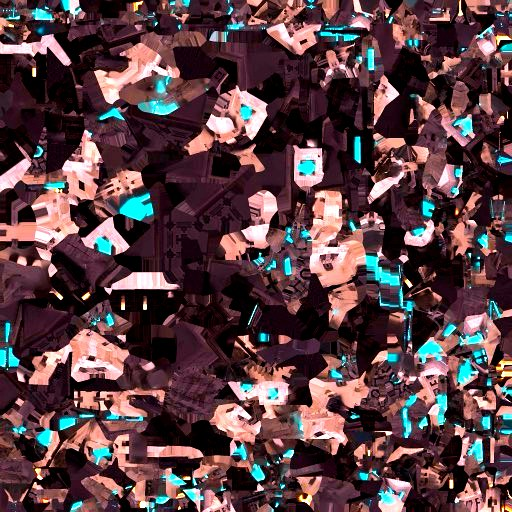
#> input picture mods/hashimon_vibing/tools/asset/hashimon_vibing_spire.jpg, 512 x 512 px
$ python -i install_model.py   (imports and definitions only)
#> lines starting #> are read from the running program, lines starting #| are printed output that depends on the picture
#!/usr/bin/env python3
"""Install a glTF/GLB tower model into the hashimon_vibing mod as node media.

Pipeline (matches Hashimon body assets — do NOT ship the fat Meshy export):
  1. Extract base-color image → textures/hashimon_vibing_spire.jpg (≤512px)
  2. Strip embedded images via scripts/glb_for_luanti.py → models/…glb (~85KB)
  3. Park the original source under tools/asset/ (Luanti does not ship that dir)

Usage:
    python3 tools/install_model.py /path/to/new_model.glb
"""

from __future__ import annotations

import json
import shutil
import struct
import subprocess
import sys
from pathlib import Path

MOD_DIR = Path(__file__).resolve().parent.parent
REPO_ROOT = MOD_DIR.parents[2]  # …/Hashimon (mods → 3d-world → Hashimon)
GLB_TOOL = REPO_ROOT / "scripts" / "glb_for_luanti.py"
MESH_OUT = MOD_DIR / "models" / "hashimon_vibing_spire.glb"
TEX_OUT = MOD_DIR / "textures" / "hashimon_vibing_spire.jpg"
ASSET_DIR = MOD_DIR / "tools" / "asset"
MAX_TEX_PX = 512


# [56 lines left out: functions read_glb, base_color_image_index, extract_albedo, downscale, not called in this run]


def boost_contrast(path: Path) -> None:
#> called with path = 'asset/hashimon_vibing_spire.jpg'
    try:
        from PIL import Image, ImageEnhance, ImageOps
        img = Image.open(path).convert("RGB")
#> img is the input picture: PIL image 512x512 RGB; mean R, G, B 89.5, 64.1, 68.5
        img = ImageOps.autocontrast(img, cutoff=2)
        img = ImageEnhance.Contrast(img).enhance(1.35)
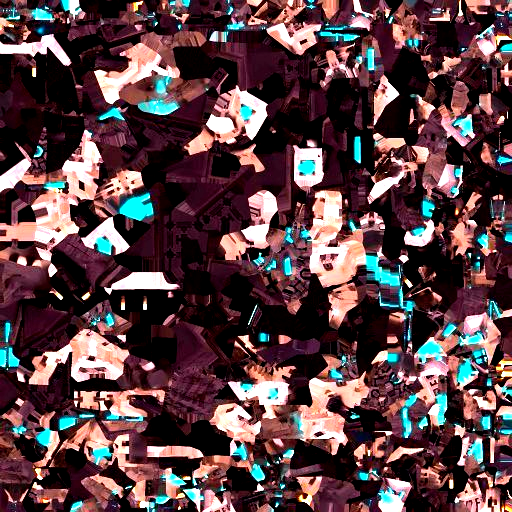
#> img: PIL image 512x512 RGB; mean R, G, B 89.9, 65.4, 69.2
        img = ImageEnhance.Color(img).enhance(1.55)
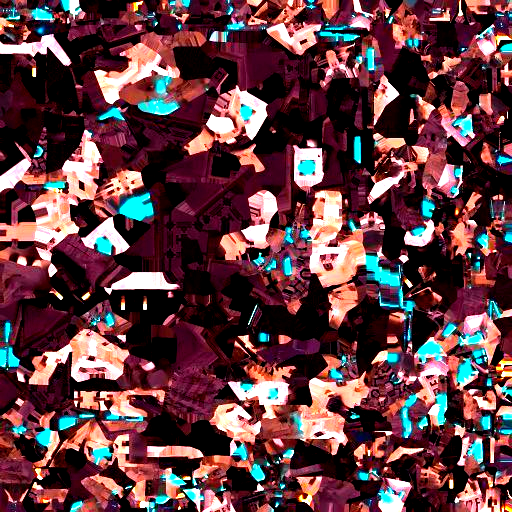
#> img: PIL image 512x512 RGB; mean R, G, B 98, 61.3, 66.4
        img = ImageEnhance.Sharpness(img).enhance(1.2)
        img.save(path, quality=88, optimize=True)
        print(f"  boosted contrast on {path.name}")
    except Exception as exc:
        print(f"  (contrast boost skipped: {exc})")


# [30 lines left out: function main, not called in this run]


# [2 lines not run here, left out]

>>> result = boost_contrast('asset/hashimon_vibing_spire.jpg')
